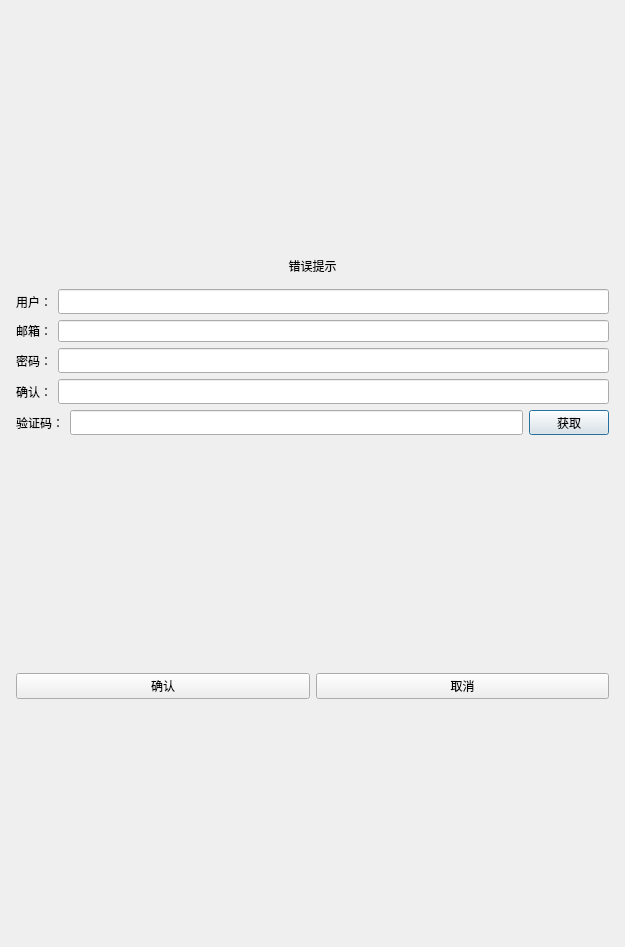
<?xml version="1.0" encoding="UTF-8"?>
<ui version="4.0">
 <class>RegisterDialog</class>
 <widget class="QDialog" name="RegisterDialog">
  <property name="geometry">
   <rect>
    <x>0</x>
    <y>0</y>
    <width>625</width>
    <height>947</height>
   </rect>
  </property>
  <property name="windowTitle">
   <string>Dialog</string>
  </property>
  <layout class="QVBoxLayout" name="verticalLayout">
   <item>
    <layout class="QVBoxLayout" name="verticalLayout_3">
     <property name="leftMargin">
      <number>5</number>
     </property>
     <property name="topMargin">
      <number>5</number>
     </property>
     <property name="rightMargin">
      <number>5</number>
     </property>
     <property name="bottomMargin">
      <number>5</number>
     </property>
     <item>
      <spacer name="verticalSpacer_2">
       <property name="orientation">
        <enum>Qt::Vertical</enum>
       </property>
       <property name="sizeHint" stdset="0">
        <size>
         <width>20</width>
         <height>40</height>
        </size>
       </property>
      </spacer>
     </item>
     <item>
      <layout class="QHBoxLayout" name="horizontalLayout_12">
       <property name="leftMargin">
        <number>5</number>
       </property>
       <property name="topMargin">
        <number>5</number>
       </property>
       <property name="rightMargin">
        <number>5</number>
       </property>
       <property name="bottomMargin">
        <number>5</number>
       </property>
       <item>
        <widget class="QLabel" name="error_tip">
         <property name="minimumSize">
          <size>
           <width>0</width>
           <height>25</height>
          </size>
         </property>
         <property name="maximumSize">
          <size>
           <width>16777215</width>
           <height>25</height>
          </size>
         </property>
         <property name="text">
          <string>错误提示</string>
         </property>
         <property name="alignment">
          <set>Qt::AlignCenter</set>
         </property>
        </widget>
       </item>
      </layout>
     </item>
     <item>
      <layout class="QHBoxLayout" name="horizontalLayout_2">
       <item>
        <widget class="QLabel" name="user_label">
         <property name="minimumSize">
          <size>
           <width>0</width>
           <height>25</height>
          </size>
         </property>
         <property name="maximumSize">
          <size>
           <width>16777215</width>
           <height>25</height>
          </size>
         </property>
         <property name="text">
          <string>用户：</string>
         </property>
        </widget>
       </item>
       <item>
        <widget class="QLineEdit" name="user_lineEdit">
         <property name="minimumSize">
          <size>
           <width>0</width>
           <height>25</height>
          </size>
         </property>
         <property name="maximumSize">
          <size>
           <width>16777215</width>
           <height>25</height>
          </size>
         </property>
        </widget>
       </item>
      </layout>
     </item>
     <item>
      <layout class="QHBoxLayout" name="horizontalLayout_8">
       <item>
        <widget class="QLabel" name="emali_label">
         <property name="text">
          <string>邮箱：</string>
         </property>
        </widget>
       </item>
       <item>
        <widget class="QLineEdit" name="email_lineEdit"/>
       </item>
      </layout>
     </item>
     <item>
      <layout class="QHBoxLayout" name="horizontalLayout_7">
       <item>
        <widget class="QLabel" name="password_label">
         <property name="minimumSize">
          <size>
           <width>0</width>
           <height>25</height>
          </size>
         </property>
         <property name="maximumSize">
          <size>
           <width>16777215</width>
           <height>25</height>
          </size>
         </property>
         <property name="text">
          <string>密码：</string>
         </property>
        </widget>
       </item>
       <item>
        <widget class="QLineEdit" name="password_lineEdit">
         <property name="minimumSize">
          <size>
           <width>0</width>
           <height>25</height>
          </size>
         </property>
         <property name="maximumSize">
          <size>
           <width>16777215</width>
           <height>25</height>
          </size>
         </property>
        </widget>
       </item>
      </layout>
     </item>
     <item>
      <layout class="QHBoxLayout" name="horizontalLayout_9">
       <item>
        <widget class="QLabel" name="confirm_label">
         <property name="minimumSize">
          <size>
           <width>0</width>
           <height>25</height>
          </size>
         </property>
         <property name="maximumSize">
          <size>
           <width>16777215</width>
           <height>25</height>
          </size>
         </property>
         <property name="text">
          <string>确认：</string>
         </property>
        </widget>
       </item>
       <item>
        <widget class="QLineEdit" name="confirm_lineEdit">
         <property name="minimumSize">
          <size>
           <width>0</width>
           <height>25</height>
          </size>
         </property>
         <property name="maximumSize">
          <size>
           <width>16777215</width>
           <height>25</height>
          </size>
         </property>
        </widget>
       </item>
      </layout>
     </item>
     <item>
      <layout class="QHBoxLayout" name="horizontalLayout_10">
       <item>
        <widget class="QLabel" name="variety_label">
         <property name="minimumSize">
          <size>
           <width>0</width>
           <height>25</height>
          </size>
         </property>
         <property name="maximumSize">
          <size>
           <width>16777215</width>
           <height>25</height>
          </size>
         </property>
         <property name="text">
          <string>验证码：</string>
         </property>
        </widget>
       </item>
       <item>
        <widget class="QLineEdit" name="variety_lineEdit">
         <property name="minimumSize">
          <size>
           <width>0</width>
           <height>25</height>
          </size>
         </property>
         <property name="maximumSize">
          <size>
           <width>16777215</width>
           <height>25</height>
          </size>
         </property>
        </widget>
       </item>
       <item>
        <widget class="QPushButton" name="variety_pushButton">
         <property name="minimumSize">
          <size>
           <width>0</width>
           <height>25</height>
          </size>
         </property>
         <property name="maximumSize">
          <size>
           <width>16777215</width>
           <height>25</height>
          </size>
         </property>
         <property name="text">
          <string>获取</string>
         </property>
        </widget>
       </item>
      </layout>
     </item>
     <item>
      <spacer name="verticalSpacer_3">
       <property name="orientation">
        <enum>Qt::Vertical</enum>
       </property>
       <property name="sizeHint" stdset="0">
        <size>
         <width>20</width>
         <height>40</height>
        </size>
       </property>
      </spacer>
     </item>
     <item>
      <layout class="QHBoxLayout" name="horizontalLayout_11">
       <item>
        <widget class="QPushButton" name="confirm_button">
         <property name="text">
          <string>确认</string>
         </property>
        </widget>
       </item>
       <item>
        <widget class="QPushButton" name="cancel_button">
         <property name="text">
          <string>取消</string>
         </property>
        </widget>
       </item>
      </layout>
     </item>
     <item>
      <spacer name="verticalSpacer">
       <property name="orientation">
        <enum>Qt::Vertical</enum>
       </property>
       <property name="sizeHint" stdset="0">
        <size>
         <width>20</width>
         <height>40</height>
        </size>
       </property>
      </spacer>
     </item>
    </layout>
   </item>
  </layout>
 </widget>
 <resources/>
 <connections/>
</ui>
